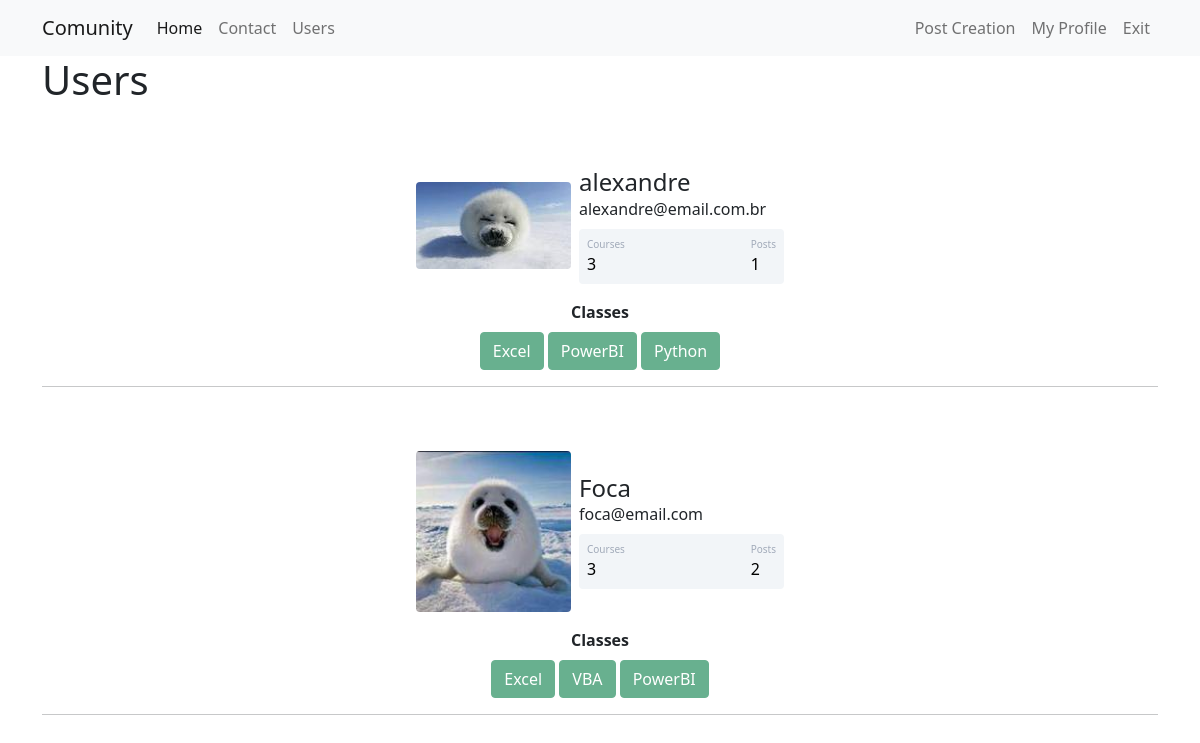
Page /users (signed in) on the committed database.
### communitywebsite/models.py (models this page shows)
class Customer(database.Model, UserMixin):
    id = database.Column(database.Integer, primary_key=True)
    username = database.Column(database.String, nullable=False)
    email = database.Column(database.String, nullable=False, unique=True)
    password = database.Column(database.String, nullable=False)
    user_picture = database.Column(database.String, default='default.jpg')
    posts = database.relationship('Post', backref='author', lazy=True)
    courses = database.Column(database.String, nullable=False, default='Uninformed')
    def posts_counter(self):
        return len(self.posts)

### communitywebsite/routes.py (the view)
@app.route('/users')
@login_required
def users():
    user_list = Customer.query.all()
    return render_template('users.html', user_list=user_list)

### communitywebsite/models.py (called while the page is built)
@login_manager.user_loader
def load_user(id_user):
    return Customer.query.get(int(id_user))

### communitywebsite/templates/users.html (shortened to what this page needs)
{% extends 'base.html' %}
{% block body %}
    <div class="container">
        <h1>Users</h1>
            {% for user in user_list %}
                <div class="container mt-5 d-flex justify-content-center">
                    <div class="card p-3">
                        <div class="d-flex align-items-center">
                            <div class="image pe-2"> <img src="{{ url_for('static', filename='Profile_Pictures/{}'.format(user.user_picture))}}" class="rounded" width="155"> </div>
                            <div class="ml-3 w-100">
                                <h4 class="mb-0 mt-0">{{ user.username }}</h4> <span>{{ user.email }}</span>
                                <div class="p-2 mt-2 bg-primary d-flex justify-content-between rounded text-white stats">
                                    {% if 'Uninformed' in user.courses or user.courses == '' %}
                                        <div class="d-flex flex-column"> <span class="articles">Courses</span> <span class="number1">0</span> </div>
                                    {% else %}
                                        <div class="d-flex flex-column"> <span class="articles">Courses</span> <span class="number1">{{ user.courses.count(';') + 1 }}</span> </div>
                                    {% endif %}
                                    <div class="d-flex flex-column"> <span class="rating">Posts</span> <span class="number3">{{ user.posts_counter() }}</span> </div>
                                </div>
                            </div>
                        </div>
                    </div>
                </div>
                    <div class="row justify-content-center">
                        <div class="col col-4" style="text-align: center">
                            <strong>Classes</strong><br>
                            {% for course in user.courses.split(';') %}
                                <button type="button" class="btn btn-success mt-2" disabled>{{ course }}</button>
                            {% endfor %}
                        </div>
                    </div>
                    <hr>
            {% endfor %}
    </div>
{% endblock %}

### communitywebsite/static/main.css (style rules this page uses)
.card { width: 400px; border: none; border-radius: 10px; background-color: #fff }
.stats { background: #f2f5f8 !important; color: #000 !important }
.articles { font-size: 10px; color: #a1aab9 }
.number1 { font-weight: 500 }
.rating { font-size: 10px; color: #a1aab9 }
.number3 { font-weight: 500 }

### rows in the picture
Customer: user_picture (picture), username "alexandre", email "alexandre@email.com.br", courses "3", posts_counter "1", course "Excel" "PowerBI" "Python"
Customer: user_picture (picture), username "Foca", email "foca@email.com", courses "3", posts_counter "2", course "Excel" "VBA" "PowerBI"
